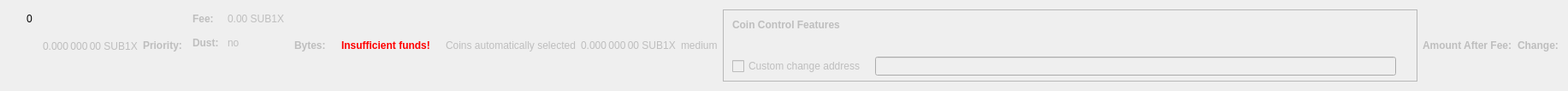
    <widget class="QWidget" name="dummyHideWidget" native="true">
     <property name="maximumSize">
      <size>
       <width>100</width>
       <height>22</height>
      </size>
     </property>
     <layout class="QHBoxLayout" name="dummyHideLayout">
      <item>
       <layout class="QFormLayout" name="formLayoutCoinControl1">
        <property name="horizontalSpacing">
         <number>10</number>
        </property>
        <property name="verticalSpacing">
         <number>14</number>
        </property>
        <property name="leftMargin">
         <number>10</number>
        </property>
        <property name="topMargin">
         <number>4</number>
        </property>
        <property name="rightMargin">
         <number>6</number>
        </property>
        <item row="0" column="1">
         <widget class="QLabel" name="labelCoinControlBytes">
          <property name="cursor">
           <cursorShape>IBeamCursor</cursorShape>
          </property>
          <property name="contextMenuPolicy">
           <enum>Qt::ActionsContextMenu</enum>
          </property>
          <property name="text">
           <string notr="true">0</string>
          </property>
          <property name="textInteractionFlags">
           <set>Qt::LinksAccessibleByMouse|Qt::TextSelectableByKeyboard|Qt::TextSelectableByMouse</set>
          </property>
         </widget>
        </item>
       </layout>
      </item>
      <item>
       <widget class="QLabel" name="labelCoinControlAfterFee">
        <property name="enabled">
         <bool>false</bool>
        </property>
        <property name="sizePolicy">
         <sizepolicy hsizetype="Fixed" vsizetype="Fixed">
          <horstretch>0</horstretch>
          <verstretch>0</verstretch>
         </sizepolicy>
        </property>
        <property name="minimumSize">
         <size>
          <width>111</width>
          <height>12</height>
         </size>
        </property>
        <property name="maximumSize">
         <size>
          <width>111</width>
          <height>12</height>
         </size>
        </property>
        <property name="cursor">
         <cursorShape>IBeamCursor</cursorShape>
        </property>
        <property name="contextMenuPolicy">
         <enum>Qt::ActionsContextMenu</enum>
        </property>
        <property name="text">
         <string notr="true">0.000 000 00 SUB1X</string>
        </property>
        <property name="textInteractionFlags">
         <set>Qt::LinksAccessibleByMouse|Qt::TextSelectableByKeyboard|Qt::TextSelectableByMouse</set>
        </property>
       </widget>
      </item>
      <item>
       <widget class="QLabel" name="labelCoinControlPriorityText">
        <property name="enabled">
         <bool>false</bool>
        </property>
        <property name="font">
         <font>
          <weight>75</weight>
          <bold>true</bold>
         </font>
        </property>
        <property name="text">
         <string>Priority:</string>
        </property>
       </widget>
      </item>
      <item>
       <layout class="QHBoxLayout" name="horizontalLayout"/>
      </item>
      <item>
       <layout class="QFormLayout" name="formLayoutCoinControl3">
        <property name="horizontalSpacing">
         <number>10</number>
        </property>
        <property name="verticalSpacing">
         <number>14</number>
        </property>
        <property name="leftMargin">
         <number>6</number>
        </property>
        <property name="topMargin">
         <number>4</number>
        </property>
        <property name="rightMargin">
         <number>6</number>
        </property>
        <item row="0" column="0">
         <widget class="QLabel" name="labelCoinControlFeeText">
          <property name="enabled">
           <bool>false</bool>
          </property>
          <property name="font">
           <font>
            <weight>75</weight>
            <bold>true</bold>
           </font>
          </property>
          <property name="text">
           <string>Fee:</string>
          </property>
          <property name="margin">
           <number>0</number>
          </property>
         </widget>
        </item>
        <item row="0" column="1">
         <widget class="QLabel" name="labelCoinControlFee">
          <property name="enabled">
           <bool>false</bool>
          </property>
          <property name="cursor">
           <cursorShape>IBeamCursor</cursorShape>
          </property>
          <property name="contextMenuPolicy">
           <enum>Qt::ActionsContextMenu</enum>
          </property>
          <property name="text">
           <string notr="true">0.00 SUB1X</string>
          </property>
          <property name="textInteractionFlags">
           <set>Qt::LinksAccessibleByMouse|Qt::TextSelectableByKeyboard|Qt::TextSelectableByMouse</set>
          </property>
         </widget>
        </item>
        <item row="1" column="0">
         <widget class="QLabel" name="labelCoinControlLowOutputText">
          <property name="enabled">
           <bool>false</bool>
          </property>
          <property name="font">
           <font>
            <weight>75</weight>
            <bold>true</bold>
           </font>
          </property>
          <property name="text">
           <string>Dust:</string>
          </property>
         </widget>
        </item>
        <item row="1" column="1">
         <widget class="QLabel" name="labelCoinControlLowOutput">
          <property name="enabled">
           <bool>false</bool>
          </property>
          <property name="cursor">
           <cursorShape>IBeamCursor</cursorShape>
          </property>
          <property name="contextMenuPolicy">
           <enum>Qt::ActionsContextMenu</enum>
          </property>
          <property name="text">
           <string>no</string>
          </property>
          <property name="textInteractionFlags">
           <set>Qt::LinksAccessibleByMouse|Qt::TextSelectableByKeyboard|Qt::TextSelectableByMouse</set>
          </property>
         </widget>
        </item>
       </layout>
      </item>
      <item>
       <widget class="QLabel" name="labelCoinControlBytesText">
        <property name="enabled">
         <bool>false</bool>
        </property>
        <property name="font">
         <font>
          <weight>75</weight>
          <bold>true</bold>
         </font>
        </property>
        <property name="text">
         <string>Bytes:</string>
        </property>
       </widget>
      </item>
      <item>
       <layout class="QFormLayout" name="formLayoutCoinControl2">
        <property name="horizontalSpacing">
         <number>10</number>
        </property>
        <property name="verticalSpacing">
         <number>14</number>
        </property>
        <property name="leftMargin">
         <number>6</number>
        </property>
        <property name="topMargin">
         <number>4</number>
        </property>
        <property name="rightMargin">
         <number>6</number>
        </property>
       </layout>
      </item>
      <item>
       <layout class="QHBoxLayout" name="horizontalLayoutCoinControl2">
        <property name="spacing">
         <number>8</number>
        </property>
        <property name="bottomMargin">
         <number>10</number>
        </property>
       </layout>
      </item>
      <item>
       <widget class="QLabel" name="labelCoinControlInsuffFunds">
        <property name="enabled">
         <bool>false</bool>
        </property>
        <property name="minimumSize">
         <size>
          <width>0</width>
          <height>0</height>
         </size>
        </property>
        <property name="font">
         <font>
          <weight>75</weight>
          <bold>true</bold>
         </font>
        </property>
        <property name="styleSheet">
         <string notr="true">color:red;font-weight:bold;</string>
        </property>
        <property name="text">
         <string>Insufficient funds!</string>
        </property>
        <property name="margin">
         <number>5</number>
        </property>
       </widget>
      </item>
      <item>
       <layout class="QFormLayout" name="formLayoutCoinControl4">
        <property name="horizontalSpacing">
         <number>10</number>
        </property>
        <property name="verticalSpacing">
         <number>14</number>
        </property>
        <property name="leftMargin">
         <number>6</number>
        </property>
        <property name="topMargin">
         <number>4</number>
        </property>
        <property name="rightMargin">
         <number>6</number>
        </property>
       </layout>
      </item>
      <item>
       <widget class="QLabel" name="labelCoinControlAutomaticallySelected">
        <property name="enabled">
         <bool>false</bool>
        </property>
        <property name="sizePolicy">
         <sizepolicy hsizetype="Fixed" vsizetype="Fixed">
          <horstretch>0</horstretch>
          <verstretch>0</verstretch>
         </sizepolicy>
        </property>
        <property name="minimumSize">
         <size>
          <width>0</width>
          <height>0</height>
         </size>
        </property>
        <property name="maximumSize">
         <size>
          <width>240</width>
          <height>16777215</height>
         </size>
        </property>
        <property name="text">
         <string>Coins automatically selected</string>
        </property>
        <property name="margin">
         <number>5</number>
        </property>
       </widget>
      </item>
      <item>
       <widget class="QLabel" name="labelCoinControlChange">
        <property name="enabled">
         <bool>false</bool>
        </property>
        <property name="sizePolicy">
         <sizepolicy hsizetype="Fixed" vsizetype="Fixed">
          <horstretch>0</horstretch>
          <verstretch>0</verstretch>
         </sizepolicy>
        </property>
        <property name="minimumSize">
         <size>
          <width>111</width>
          <height>0</height>
         </size>
        </property>
        <property name="maximumSize">
         <size>
          <width>111</width>
          <height>16777215</height>
         </size>
        </property>
        <property name="cursor">
         <cursorShape>IBeamCursor</cursorShape>
        </property>
        <property name="contextMenuPolicy">
         <enum>Qt::ActionsContextMenu</enum>
        </property>
        <property name="text">
         <string notr="true">0.000 000 00 SUB1X</string>
        </property>
        <property name="textInteractionFlags">
         <set>Qt::LinksAccessibleByMouse|Qt::TextSelectableByKeyboard|Qt::TextSelectableByMouse</set>
        </property>
       </widget>
      </item>
      <item>
       <widget class="QLabel" name="labelCoinControlPriority">
        <property name="enabled">
         <bool>false</bool>
        </property>
        <property name="cursor">
         <cursorShape>IBeamCursor</cursorShape>
        </property>
        <property name="contextMenuPolicy">
         <enum>Qt::ActionsContextMenu</enum>
        </property>
        <property name="text">
         <string>medium</string>
        </property>
        <property name="textInteractionFlags">
         <set>Qt::LinksAccessibleByMouse|Qt::TextSelectableByKeyboard|Qt::TextSelectableByMouse</set>
        </property>
       </widget>
      </item>
      <item>
       <widget class="QFrame" name="frameCoinControl">
        <property name="sizePolicy">
         <sizepolicy hsizetype="Expanding" vsizetype="Expanding">
          <horstretch>0</horstretch>
          <verstretch>0</verstretch>
         </sizepolicy>
        </property>
        <property name="maximumSize">
         <size>
          <width>16777215</width>
          <height>16777215</height>
         </size>
        </property>
        <property name="frameShape">
         <enum>QFrame::StyledPanel</enum>
        </property>
        <property name="frameShadow">
         <enum>QFrame::Sunken</enum>
        </property>
        <layout class="QVBoxLayout" name="verticalLayoutCoinControl2_2">
         <property name="spacing">
          <number>0</number>
         </property>
         <property name="leftMargin">
          <number>0</number>
         </property>
         <property name="topMargin">
          <number>0</number>
         </property>
         <property name="rightMargin">
          <number>0</number>
         </property>
         <property name="bottomMargin">
          <number>6</number>
         </property>
         <item>
          <layout class="QVBoxLayout" name="verticalLayoutCoinControl" stretch="0,0,0,1">
           <property name="spacing">
            <number>0</number>
           </property>
           <property name="leftMargin">
            <number>10</number>
           </property>
           <property name="topMargin">
            <number>10</number>
           </property>
           <item>
            <layout class="QHBoxLayout" name="horizontalLayoutCoinControl1">
             <property name="bottomMargin">
              <number>15</number>
             </property>
             <item>
              <widget class="QLabel" name="labelCoinControlFeatures">
               <property name="enabled">
                <bool>false</bool>
               </property>
               <property name="sizePolicy">
                <sizepolicy hsizetype="Preferred" vsizetype="Maximum">
                 <horstretch>0</horstretch>
                 <verstretch>0</verstretch>
                </sizepolicy>
               </property>
               <property name="font">
                <font>
                 <weight>75</weight>
                 <bold>true</bold>
                </font>
               </property>
               <property name="styleSheet">
                <string notr="true">font-weight:bold;</string>
               </property>
               <property name="text">
                <string>Coin Control Features</string>
               </property>
              </widget>
             </item>
            </layout>
           </item>
           <item>
            <widget class="QWidget" name="widgetCoinControl" native="true">
             <property name="sizePolicy">
              <sizepolicy hsizetype="Preferred" vsizetype="Preferred">
               <horstretch>0</horstretch>
               <verstretch>0</verstretch>
              </sizepolicy>
             </property>
             <property name="minimumSize">
              <size>
               <width>0</width>
               <height>0</height>
              </size>
             </property>
             <property name="styleSheet">
              <string notr="true"/>
             </property>
             <layout class="QHBoxLayout" name="horizontalLayoutCoinControl5_2">
              <property name="leftMargin">
               <number>0</number>
              </property>
              <property name="topMargin">
               <number>0</number>
              </property>
              <property name="rightMargin">
               <number>0</number>
              </property>
              <property name="bottomMargin">
               <number>0</number>
              </property>
              <item>
               <layout class="QHBoxLayout" name="horizontalLayoutCoinControl3">
                <property name="spacing">
                 <number>20</number>
                </property>
                <property name="topMargin">
                 <number>0</number>
                </property>
                <property name="bottomMargin">
                 <number>10</number>
                </property>
               </layout>
              </item>
             </layout>
            </widget>
           </item>
           <item>
            <layout class="QHBoxLayout" name="horizontalLayoutCoinControl4" stretch="0,0,0">
             <property name="spacing">
              <number>12</number>
             </property>
             <property name="sizeConstraint">
              <enum>QLayout::SetDefaultConstraint</enum>
             </property>
             <property name="topMargin">
              <number>5</number>
             </property>
             <property name="rightMargin">
              <number>5</number>
             </property>
             <item>
              <widget class="QCheckBox" name="checkBoxCoinControlChange">
               <property name="enabled">
                <bool>false</bool>
               </property>
               <property name="toolTip">
                <string>If this is activated, but the change address is empty or invalid, change will be sent to a newly generated address.</string>
               </property>
               <property name="text">
                <string>Custom change address</string>
               </property>
              </widget>
             </item>
             <item>
              <widget class="QValidatedLineEdit" name="lineEditCoinControlChange">
               <property name="enabled">
                <bool>false</bool>
               </property>
               <property name="sizePolicy">
                <sizepolicy hsizetype="Expanding" vsizetype="Fixed">
                 <horstretch>0</horstretch>
                 <verstretch>0</verstretch>
                </sizepolicy>
               </property>
              </widget>
             </item>
             <item>
              <widget class="QLabel" name="labelCoinControlChangeLabel_2">
               <property name="sizePolicy">
                <sizepolicy hsizetype="Preferred" vsizetype="Expanding">
                 <horstretch>0</horstretch>
                 <verstretch>0</verstretch>
                </sizepolicy>
               </property>
               <property name="minimumSize">
                <size>
                 <width>0</width>
                 <height>0</height>
                </size>
               </property>
               <property name="text">
                <string/>
               </property>
               <property name="margin">
                <number>3</number>
               </property>
              </widget>
             </item>
            </layout>
           </item>
           <item>
            <spacer name="verticalSpacerCoinControl">
             <property name="orientation">
              <enum>Qt::Vertical</enum>
             </property>
             <property name="sizeHint" stdset="0">
              <size>
               <width>800</width>
               <height>1</height>
              </size>
             </property>
            </spacer>
           </item>
          </layout>
         </item>
        </layout>
       </widget>
      </item>
      <item>
       <widget class="QLabel" name="labelCoinControlAfterFeeText">
        <property name="enabled">
         <bool>false</bool>
        </property>
        <property name="minimumSize">
         <size>
          <width>0</width>
          <height>0</height>
         </size>
        </property>
        <property name="maximumSize">
         <size>
          <width>16777215</width>
          <height>16777215</height>
         </size>
        </property>
        <property name="font">
         <font>
          <weight>75</weight>
          <bold>true</bold>
         </font>
        </property>
        <property name="text">
         <string>Amount After Fee:</string>
        </property>
        <property name="alignment">
         <set>Qt::AlignLeading|Qt::AlignLeft|Qt::AlignVCenter</set>
        </property>
        <property name="margin">
         <number>0</number>
        </property>
       </widget>
      </item>
      <item>
       <widget class="QLabel" name="labelCoinControlChangeText">
        <property name="enabled">
         <bool>false</bool>
        </property>
        <property name="sizePolicy">
         <sizepolicy hsizetype="Preferred" vsizetype="Preferred">
          <horstretch>0</horstretch>
          <verstretch>0</verstretch>
         </sizepolicy>
        </property>
        <property name="minimumSize">
         <size>
          <width>0</width>
          <height>0</height>
         </size>
        </property>
        <property name="maximumSize">
         <size>
          <width>16777215</width>
          <height>16777215</height>
         </size>
        </property>
        <property name="font">
         <font>
          <weight>75</weight>
          <bold>true</bold>
         </font>
        </property>
        <property name="text">
         <string>Change:</string>
        </property>
        <property name="alignment">
         <set>Qt::AlignLeading|Qt::AlignLeft|Qt::AlignVCenter</set>
        </property>
       </widget>
      </item>
     </layout>
    </widget>
